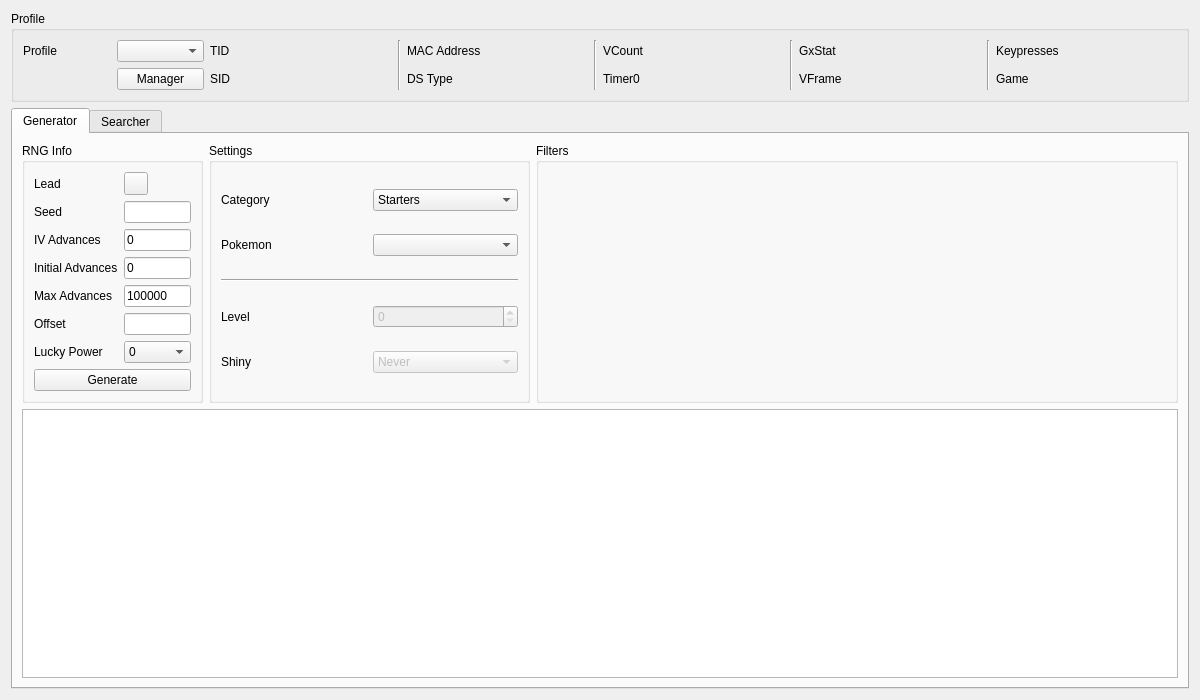
<?xml version="1.0" encoding="UTF-8"?>
<ui version="4.0">
 <class>Static5</class>
 <widget class="QWidget" name="Static5">
  <property name="geometry">
   <rect>
    <x>0</x>
    <y>0</y>
    <width>1200</width>
    <height>700</height>
   </rect>
  </property>
  <property name="windowTitle">
   <string>Gen 5 Static</string>
  </property>
  <layout class="QGridLayout" name="gridLayout_8">
   <item row="0" column="0">
    <widget class="QGroupBox" name="groupBoxProfile">
     <property name="title">
      <string>Profile</string>
     </property>
     <layout class="QGridLayout" name="gridLayout_5">
      <item row="0" column="0">
       <widget class="QLabel" name="labelProfile">
        <property name="text">
         <string>Profile</string>
        </property>
       </widget>
      </item>
      <item row="0" column="1">
       <widget class="QComboBox" name="comboBoxProfiles"/>
      </item>
      <item row="1" column="1">
       <widget class="QPushButton" name="pushButtonProfileManager">
        <property name="text">
         <string>Manager</string>
        </property>
       </widget>
      </item>
      <item row="0" column="2">
       <widget class="QLabel" name="labelProfileTID">
        <property name="text">
         <string>TID</string>
        </property>
       </widget>
      </item>
      <item row="0" column="3">
       <widget class="QLabel" name="labelProfileTIDValue"/>
      </item>
      <item row="1" column="2">
       <widget class="QLabel" name="labelProfileSID">
        <property name="text">
         <string>SID</string>
        </property>
       </widget>
      </item>
      <item row="1" column="3">
       <widget class="QLabel" name="labelProfileSIDValue"/>
      </item>
      <item row="0" column="4" rowspan="2">
       <widget class="Line" name="line_4">
        <property name="orientation">
         <enum>Qt::Orientation::Vertical</enum>
        </property>
       </widget>
      </item>
      <item row="0" column="5">
       <widget class="QLabel" name="labelProfileMACAddress">
        <property name="text">
         <string>MAC Address</string>
        </property>
       </widget>
      </item>
      <item row="0" column="6">
       <widget class="QLabel" name="labelProfileMACAddressValue"/>
      </item>
      <item row="1" column="5">
       <widget class="QLabel" name="labelProfileDSType">
        <property name="text">
         <string>DS Type</string>
        </property>
       </widget>
      </item>
      <item row="1" column="6">
       <widget class="QLabel" name="labelProfileDSTypeValue"/>
      </item>
      <item row="0" column="7" rowspan="2">
       <widget class="Line" name="line_3">
        <property name="orientation">
         <enum>Qt::Orientation::Vertical</enum>
        </property>
       </widget>
      </item>
      <item row="0" column="8">
       <widget class="QLabel" name="labelProfileVCount">
        <property name="text">
         <string>VCount</string>
        </property>
       </widget>
      </item>
      <item row="0" column="9">
       <widget class="QLabel" name="labelProfileVCountValue"/>
      </item>
      <item row="1" column="8">
       <widget class="QLabel" name="labelProfileTimer0">
        <property name="text">
         <string>Timer0</string>
        </property>
       </widget>
      </item>
      <item row="1" column="9">
       <widget class="QLabel" name="labelProfileTimer0Value"/>
      </item>
      <item row="0" column="10" rowspan="2">
       <widget class="Line" name="line_2">
        <property name="orientation">
         <enum>Qt::Orientation::Vertical</enum>
        </property>
       </widget>
      </item>
      <item row="0" column="11">
       <widget class="QLabel" name="labelProfileGxStat">
        <property name="text">
         <string>GxStat</string>
        </property>
       </widget>
      </item>
      <item row="0" column="12">
       <widget class="QLabel" name="labelProfileGxStatValue"/>
      </item>
      <item row="1" column="11">
       <widget class="QLabel" name="labelProfileVFrame">
        <property name="text">
         <string>VFrame</string>
        </property>
       </widget>
      </item>
      <item row="1" column="12">
       <widget class="QLabel" name="labelProfileVFrameValue"/>
      </item>
      <item row="0" column="13" rowspan="2">
       <widget class="Line" name="line">
        <property name="orientation">
         <enum>Qt::Orientation::Vertical</enum>
        </property>
       </widget>
      </item>
      <item row="0" column="14">
       <widget class="QLabel" name="labelProfileKeypresses">
        <property name="text">
         <string>Keypresses</string>
        </property>
       </widget>
      </item>
      <item row="0" column="15">
       <widget class="QLabel" name="labelProfileKeypressesValue"/>
      </item>
      <item row="1" column="14">
       <widget class="QLabel" name="labelProfileGame">
        <property name="text">
         <string>Game</string>
        </property>
       </widget>
      </item>
      <item row="1" column="15">
       <widget class="QLabel" name="labelProfileGameValue"/>
      </item>
     </layout>
    </widget>
   </item>
   <item row="1" column="0">
    <widget class="RNGTabWidget" name="tabRNGSelector">
     <widget class="QWidget" name="tabGenerator">
      <attribute name="title">
       <string>Generator</string>
      </attribute>
      <layout class="QGridLayout" name="gridLayout_12">
       <item row="0" column="0">
        <widget class="QGroupBox" name="groupBoxGeneratorRNGInfo">
         <property name="sizePolicy">
          <sizepolicy hsizetype="Preferred" vsizetype="Preferred">
           <horstretch>1</horstretch>
           <verstretch>0</verstretch>
          </sizepolicy>
         </property>
         <property name="title">
          <string>RNG Info</string>
         </property>
         <layout class="QGridLayout" name="gridLayout_6">
          <item row="0" column="0">
           <widget class="QLabel" name="labelGeneratorLead">
            <property name="text">
             <string>Lead</string>
            </property>
           </widget>
          </item>
          <item row="0" column="1">
           <widget class="ComboMenu" name="comboMenuGeneratorLead"/>
          </item>
          <item row="1" column="0">
           <widget class="QLabel" name="labelGeneratorSeed">
            <property name="text">
             <string>Seed</string>
            </property>
           </widget>
          </item>
          <item row="1" column="1">
           <widget class="TextBox" name="textBoxGeneratorSeed"/>
          </item>
          <item row="2" column="0">
           <widget class="QLabel" name="labelGeneratorIVAdvances">
            <property name="text">
             <string>IV Advances</string>
            </property>
           </widget>
          </item>
          <item row="2" column="1">
           <widget class="TextBox" name="textBoxGeneratorIVAdvances">
            <property name="text">
             <string>0</string>
            </property>
           </widget>
          </item>
          <item row="3" column="0">
           <widget class="QLabel" name="labelGeneratorInitialAdvances">
            <property name="text">
             <string>Initial Advances</string>
            </property>
           </widget>
          </item>
          <item row="3" column="1">
           <widget class="TextBox" name="textBoxGeneratorInitialAdvances">
            <property name="text">
             <string notr="true">0</string>
            </property>
           </widget>
          </item>
          <item row="4" column="0">
           <widget class="QLabel" name="labelGeneratorMaxAdvances">
            <property name="text">
             <string>Max Advances</string>
            </property>
           </widget>
          </item>
          <item row="4" column="1">
           <widget class="TextBox" name="textBoxGeneratorMaxAdvances">
            <property name="text">
             <string notr="true">100000</string>
            </property>
           </widget>
          </item>
          <item row="5" column="0">
           <widget class="QLabel" name="labelGeneratorOffset">
            <property name="text">
             <string>Offset</string>
            </property>
           </widget>
          </item>
          <item row="5" column="1">
           <widget class="TextBox" name="textBoxGeneratorOffset"/>
          </item>
          <item row="6" column="0">
           <widget class="QLabel" name="labelGeneratorLuckyPower">
            <property name="text">
             <string>Lucky Power</string>
            </property>
           </widget>
          </item>
          <item row="6" column="1">
           <widget class="ComboBox" name="comboBoxGeneratorLuckyPower">
            <item>
             <property name="text">
              <string notr="true">0</string>
             </property>
            </item>
            <item>
             <property name="text">
              <string notr="true">3</string>
             </property>
            </item>
            <item>
             <property name="text">
              <string>S/MAX</string>
             </property>
            </item>
           </widget>
          </item>
          <item row="7" column="0" colspan="2">
           <widget class="QPushButton" name="pushButtonGenerate">
            <property name="text">
             <string>Generate</string>
            </property>
           </widget>
          </item>
         </layout>
        </widget>
       </item>
       <item row="0" column="1">
        <widget class="QGroupBox" name="groupBoxGeneratorSettings">
         <property name="sizePolicy">
          <sizepolicy hsizetype="Preferred" vsizetype="Preferred">
           <horstretch>2</horstretch>
           <verstretch>0</verstretch>
          </sizepolicy>
         </property>
         <property name="title">
          <string>Settings</string>
         </property>
         <layout class="QGridLayout" name="gridLayout_7">
          <item row="0" column="0">
           <widget class="QLabel" name="labelGeneratorCategory">
            <property name="text">
             <string>Category</string>
            </property>
           </widget>
          </item>
          <item row="0" column="1">
           <widget class="ComboBox" name="comboBoxGeneratorCategory">
            <item>
             <property name="text">
              <string>Starters</string>
             </property>
            </item>
            <item>
             <property name="text">
              <string>Fossils</string>
             </property>
            </item>
            <item>
             <property name="text">
              <string>Gifts</string>
             </property>
            </item>
            <item>
             <property name="text">
              <string>Stationary</string>
             </property>
            </item>
            <item>
             <property name="text">
              <string>Legends</string>
             </property>
            </item>
            <item>
             <property name="text">
              <string>Events</string>
             </property>
            </item>
            <item>
             <property name="text">
              <string>Roamers</string>
             </property>
            </item>
            <item>
             <property name="text">
              <string>Curtis</string>
             </property>
            </item>
            <item>
             <property name="text">
              <string>Yancy</string>
             </property>
            </item>
           </widget>
          </item>
          <item row="1" column="0">
           <widget class="QLabel" name="labelGeneratorPokemon">
            <property name="text">
             <string>Pokemon</string>
            </property>
           </widget>
          </item>
          <item row="1" column="1">
           <widget class="ComboBox" name="comboBoxGeneratorPokemon"/>
          </item>
          <item row="2" column="0" colspan="2">
           <widget class="Line" name="line_5">
            <property name="orientation">
             <enum>Qt::Orientation::Horizontal</enum>
            </property>
           </widget>
          </item>
          <item row="3" column="0">
           <widget class="QLabel" name="labelGeneratorLevel">
            <property name="text">
             <string>Level</string>
            </property>
           </widget>
          </item>
          <item row="3" column="1">
           <widget class="QSpinBox" name="spinBoxGeneratorLevel">
            <property name="enabled">
             <bool>false</bool>
            </property>
           </widget>
          </item>
          <item row="4" column="0">
           <widget class="QLabel" name="labelGeneratorShiny">
            <property name="text">
             <string>Shiny</string>
            </property>
           </widget>
          </item>
          <item row="4" column="1">
           <widget class="ComboBox" name="comboBoxGeneratorShiny">
            <property name="enabled">
             <bool>false</bool>
            </property>
            <item>
             <property name="text">
              <string>Never</string>
             </property>
            </item>
            <item>
             <property name="text">
              <string>Random</string>
             </property>
            </item>
            <item>
             <property name="text">
              <string>Always</string>
             </property>
            </item>
           </widget>
          </item>
         </layout>
        </widget>
       </item>
       <item row="0" column="2">
        <widget class="QGroupBox" name="groupBoxGeneratorFilters">
         <property name="sizePolicy">
          <sizepolicy hsizetype="Preferred" vsizetype="Preferred">
           <horstretch>4</horstretch>
           <verstretch>0</verstretch>
          </sizepolicy>
         </property>
         <property name="title">
          <string>Filters</string>
         </property>
         <layout class="QGridLayout" name="gridLayout">
          <item row="0" column="0" rowspan="2">
           <widget class="Filter" name="filterGenerator" native="true"/>
          </item>
         </layout>
        </widget>
       </item>
       <item row="1" column="0" colspan="3">
        <widget class="TableView" name="tableViewGenerator"/>
       </item>
      </layout>
     </widget>
     <widget class="QWidget" name="tabSearcher">
      <attribute name="title">
       <string>Searcher</string>
      </attribute>
      <layout class="QGridLayout" name="gridLayout_3">
       <item row="0" column="0">
        <widget class="QGroupBox" name="groupBoxSearcherRNGInfo">
         <property name="sizePolicy">
          <sizepolicy hsizetype="Preferred" vsizetype="Preferred">
           <horstretch>1</horstretch>
           <verstretch>0</verstretch>
          </sizepolicy>
         </property>
         <property name="title">
          <string>RNG Info</string>
         </property>
         <layout class="QGridLayout" name="gridLayout_2">
          <item row="0" column="0">
           <widget class="QLabel" name="labelSearcherLead">
            <property name="text">
             <string>Lead</string>
            </property>
           </widget>
          </item>
          <item row="0" column="1">
           <widget class="ComboMenu" name="comboMenuSearcherLead"/>
          </item>
          <item row="1" column="0">
           <widget class="QLabel" name="labelSearcherInitialIVAdvances">
            <property name="text">
             <string>Initial IV Advances</string>
            </property>
           </widget>
          </item>
          <item row="1" column="1">
           <widget class="TextBox" name="textBoxSearcherInitialIVAdvances">
            <property name="text">
             <string>0</string>
            </property>
           </widget>
          </item>
          <item row="2" column="0">
           <widget class="QLabel" name="labelSearcherMaxIVAdvances">
            <property name="text">
             <string>Max IV Advances</string>
            </property>
           </widget>
          </item>
          <item row="2" column="1">
           <widget class="TextBox" name="textBoxSearcherMaxIVAdvances">
            <property name="text">
             <string>0</string>
            </property>
           </widget>
          </item>
          <item row="3" column="0">
           <widget class="QLabel" name="labelSearcherInitialAdvances">
            <property name="text">
             <string>Initial Advances</string>
            </property>
           </widget>
          </item>
          <item row="3" column="1">
           <widget class="TextBox" name="textBoxSearcherInitialAdvances">
            <property name="text">
             <string>0</string>
            </property>
           </widget>
          </item>
          <item row="4" column="0">
           <widget class="QLabel" name="labelSearcherMaxAdvances">
            <property name="text">
             <string>Max Advances</string>
            </property>
           </widget>
          </item>
          <item row="4" column="1">
           <widget class="TextBox" name="textBoxSearcherMaxAdvances">
            <property name="text">
             <string notr="true">100</string>
            </property>
           </widget>
          </item>
          <item row="5" column="0">
           <widget class="QLabel" name="labelSearcherLuckyPower">
            <property name="text">
             <string>Lucky Power</string>
            </property>
           </widget>
          </item>
          <item row="5" column="1">
           <widget class="ComboBox" name="comboBoxSearcherLuckyPower">
            <item>
             <property name="text">
              <string notr="true">0</string>
             </property>
            </item>
            <item>
             <property name="text">
              <string notr="true">3</string>
             </property>
            </item>
            <item>
             <property name="text">
              <string>S/MAX</string>
             </property>
            </item>
           </widget>
          </item>
          <item row="6" column="0">
           <widget class="QLabel" name="labelSearcherStartDate">
            <property name="text">
             <string>Start Date</string>
            </property>
           </widget>
          </item>
          <item row="6" column="1">
           <widget class="DateEdit" name="dateEditSearcherStartDate"/>
          </item>
          <item row="7" column="0">
           <widget class="QLabel" name="labelSearcherEndDate">
            <property name="text">
             <string>End Date</string>
            </property>
           </widget>
          </item>
          <item row="7" column="1">
           <widget class="DateEdit" name="dateEditSearcherEndDate"/>
          </item>
          <item row="8" column="0" colspan="2">
           <layout class="QHBoxLayout" name="horizontalLayout">
            <item>
             <widget class="QPushButton" name="pushButtonSearch">
              <property name="text">
               <string>Search</string>
              </property>
             </widget>
            </item>
            <item>
             <widget class="QPushButton" name="pushButtonCancel">
              <property name="enabled">
               <bool>false</bool>
              </property>
              <property name="text">
               <string>Cancel</string>
              </property>
             </widget>
            </item>
           </layout>
          </item>
         </layout>
        </widget>
       </item>
       <item row="0" column="1">
        <widget class="QGroupBox" name="groupBoxSearcherSettings">
         <property name="sizePolicy">
          <sizepolicy hsizetype="Preferred" vsizetype="Preferred">
           <horstretch>2</horstretch>
           <verstretch>0</verstretch>
          </sizepolicy>
         </property>
         <property name="title">
          <string>Settings</string>
         </property>
         <layout class="QGridLayout" name="gridLayout_9">
          <item row="0" column="0">
           <widget class="QLabel" name="labelSearcherCategory">
            <property name="text">
             <string>Category</string>
            </property>
           </widget>
          </item>
          <item row="0" column="1" colspan="2">
           <widget class="ComboBox" name="comboBoxSearcherCategory">
            <item>
             <property name="text">
              <string>Starters</string>
             </property>
            </item>
            <item>
             <property name="text">
              <string>Fossils</string>
             </property>
            </item>
            <item>
             <property name="text">
              <string>Gifts</string>
             </property>
            </item>
            <item>
             <property name="text">
              <string>Stationary</string>
             </property>
            </item>
            <item>
             <property name="text">
              <string>Legends</string>
             </property>
            </item>
            <item>
             <property name="text">
              <string>Events</string>
             </property>
            </item>
            <item>
             <property name="text">
              <string>Roamers</string>
             </property>
            </item>
            <item>
             <property name="text">
              <string>Curtis</string>
             </property>
            </item>
            <item>
             <property name="text">
              <string>Yancy</string>
             </property>
            </item>
           </widget>
          </item>
          <item row="1" column="0">
           <widget class="QLabel" name="labelSearcherPokemon">
            <property name="text">
             <string>Pokemon</string>
            </property>
           </widget>
          </item>
          <item row="1" column="1" colspan="2">
           <widget class="ComboBox" name="comboBoxSearcherPokemon"/>
          </item>
          <item row="2" column="0" colspan="3">
           <widget class="Line" name="line_6">
            <property name="orientation">
             <enum>Qt::Orientation::Horizontal</enum>
            </property>
           </widget>
          </item>
          <item row="3" column="0">
           <widget class="QLabel" name="labelSearcherLevel">
            <property name="text">
             <string>Level</string>
            </property>
           </widget>
          </item>
          <item row="3" column="1" colspan="2">
           <widget class="QSpinBox" name="spinBoxSearcherLevel">
            <property name="enabled">
             <bool>false</bool>
            </property>
           </widget>
          </item>
          <item row="4" column="0">
           <widget class="QLabel" name="labelSearcherShiny">
            <property name="text">
             <string>Shiny</string>
            </property>
           </widget>
          </item>
          <item row="4" column="1" colspan="2">
           <widget class="ComboBox" name="comboBoxSearcherShiny">
            <property name="enabled">
             <bool>false</bool>
            </property>
            <item>
             <property name="text">
              <string>Never</string>
             </property>
            </item>
            <item>
             <property name="text">
              <string>Random</string>
             </property>
            </item>
            <item>
             <property name="text">
              <string>Always</string>
             </property>
            </item>
           </widget>
          </item>
          <item row="5" column="0" colspan="3">
           <widget class="Line" name="line_7">
            <property name="orientation">
             <enum>Qt::Orientation::Horizontal</enum>
            </property>
           </widget>
          </item>
          <item row="6" column="0" colspan="3">
           <widget class="QLabel" name="labelIVFastSearch">
            <property name="sizePolicy">
             <sizepolicy hsizetype="Preferred" vsizetype="Fixed">
              <horstretch>0</horstretch>
              <verstretch>0</verstretch>
             </sizepolicy>
            </property>
            <property name="text">
             <string/>
            </property>
           </widget>
          </item>
         </layout>
        </widget>
       </item>
       <item row="0" column="2">
        <widget class="QGroupBox" name="groupBoxSearcherFilters">
         <property name="sizePolicy">
          <sizepolicy hsizetype="Preferred" vsizetype="Preferred">
           <horstretch>4</horstretch>
           <verstretch>0</verstretch>
          </sizepolicy>
         </property>
         <property name="title">
          <string>Filters</string>
         </property>
         <layout class="QGridLayout" name="gridLayout_4">
          <item row="0" column="0" rowspan="2">
           <widget class="Filter" name="filterSearcher" native="true"/>
          </item>
         </layout>
        </widget>
       </item>
       <item row="1" column="0" colspan="3">
        <widget class="QProgressBar" name="progressBar"/>
       </item>
       <item row="2" column="0" colspan="3">
        <widget class="TableView" name="tableViewSearcher">
         <property name="sortingEnabled">
          <bool>true</bool>
         </property>
        </widget>
       </item>
      </layout>
     </widget>
    </widget>
   </item>
  </layout>
 </widget>
 <customwidgets>
  <customwidget>
   <class>TextBox</class>
   <extends>QLineEdit</extends>
   <header>Form/Controls/TextBox.hpp</header>
  </customwidget>
  <customwidget>
   <class>TableView</class>
   <extends>QTableView</extends>
   <header>Form/Controls/TableView.hpp</header>
  </customwidget>
  <customwidget>
   <class>DateEdit</class>
   <extends>QDateEdit</extends>
   <header>Form/Controls/DateEdit.hpp</header>
  </customwidget>
  <customwidget>
   <class>Filter</class>
   <extends>QWidget</extends>
   <header>Form/Controls/Filter.hpp</header>
   <container>1</container>
  </customwidget>
  <customwidget>
   <class>ComboBox</class>
   <extends>QComboBox</extends>
   <header>Form/Controls/ComboBox.hpp</header>
  </customwidget>
  <customwidget>
   <class>ComboMenu</class>
   <extends>QToolButton</extends>
   <header>Form/Controls/ComboMenu.hpp</header>
  </customwidget>
  <customwidget>
   <class>RNGTabWidget</class>
   <extends>QTabWidget</extends>
   <header>Form/Controls/RNGTabWidget.hpp</header>
   <container>1</container>
  </customwidget>
 </customwidgets>
 <tabstops>
  <tabstop>comboBoxProfiles</tabstop>
  <tabstop>pushButtonProfileManager</tabstop>
  <tabstop>tabRNGSelector</tabstop>
  <tabstop>comboMenuGeneratorLead</tabstop>
  <tabstop>textBoxGeneratorSeed</tabstop>
  <tabstop>textBoxGeneratorIVAdvances</tabstop>
  <tabstop>textBoxGeneratorInitialAdvances</tabstop>
  <tabstop>textBoxGeneratorMaxAdvances</tabstop>
  <tabstop>textBoxGeneratorOffset</tabstop>
  <tabstop>comboBoxGeneratorLuckyPower</tabstop>
  <tabstop>pushButtonGenerate</tabstop>
  <tabstop>comboBoxGeneratorCategory</tabstop>
  <tabstop>comboBoxGeneratorPokemon</tabstop>
  <tabstop>spinBoxGeneratorLevel</tabstop>
  <tabstop>comboBoxGeneratorShiny</tabstop>
  <tabstop>tableViewGenerator</tabstop>
  <tabstop>comboMenuSearcherLead</tabstop>
  <tabstop>textBoxSearcherInitialIVAdvances</tabstop>
  <tabstop>textBoxSearcherMaxIVAdvances</tabstop>
  <tabstop>textBoxSearcherInitialAdvances</tabstop>
  <tabstop>textBoxSearcherMaxAdvances</tabstop>
  <tabstop>comboBoxSearcherLuckyPower</tabstop>
  <tabstop>dateEditSearcherStartDate</tabstop>
  <tabstop>dateEditSearcherEndDate</tabstop>
  <tabstop>pushButtonSearch</tabstop>
  <tabstop>pushButtonCancel</tabstop>
  <tabstop>comboBoxSearcherCategory</tabstop>
  <tabstop>comboBoxSearcherPokemon</tabstop>
  <tabstop>spinBoxSearcherLevel</tabstop>
  <tabstop>comboBoxSearcherShiny</tabstop>
  <tabstop>tableViewSearcher</tabstop>
 </tabstops>
 <resources/>
 <connections/>
</ui>
